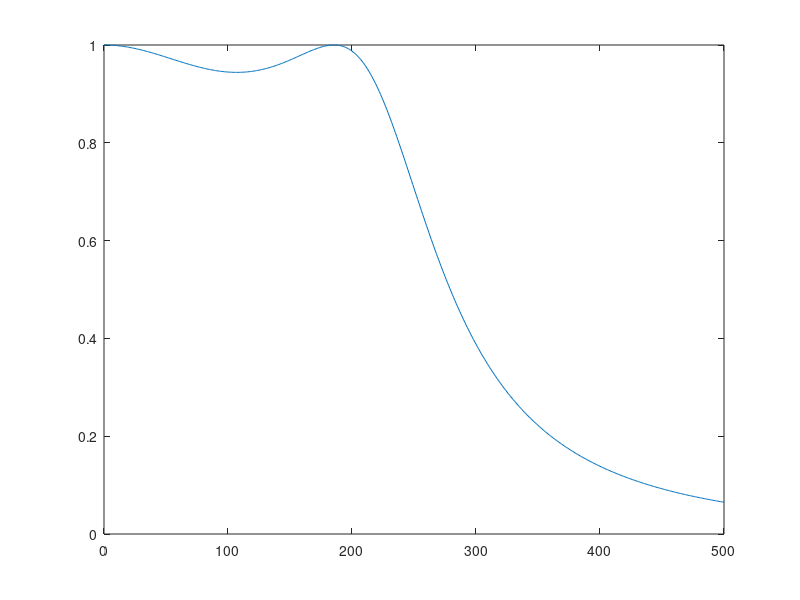

Write MATLAB code to recreate this figure.
fh = 250;

epsilon = sqrt(10.^(0.5/10)-1);

f0 = fh/cosh(1/3*acosh(1/epsilon));

[b,a]=cheby1(3,0.5,2*pi*f0,'s'); 

H=freqs(b,a,2*pi*[0:500]); 

plot(0:500, abs(H));

